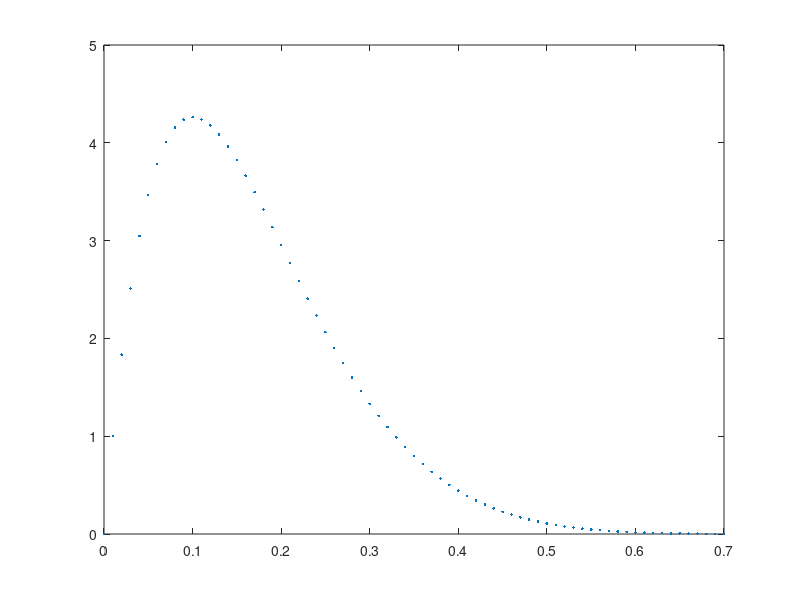

Write the MATLAB code that produced this figure. (Note: this script raises an error after producing the figure.)
% creates a non_bel_shaped velocity profile trajectory using a beta function
% Patton

t=0:.01:.7;                                               % time domain
v=betapdf(t,2,10);                                        % 

clf; plot(t,v,'.'); hold on                               % 

%integrate:
x(1)=0; for i=2:length(v),x(i)=x(i-1)+v(i)*deltat; end    % 

plot(t,x,'.');                                            % 


